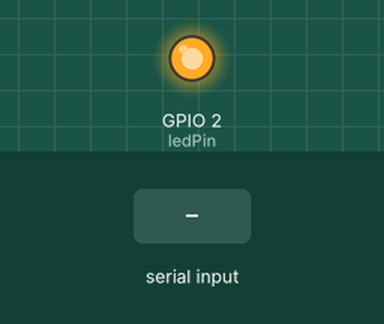
Recording of a sketch running on a simulated ESP32. Parts: output pins drawn as LEDs (lit = HIGH). Dashed ring = blinking. The inputs (shaded band) are chosen by the test bench. What the sketch prints to the serial monitor is not drawn.

Above: at 0.1 s.
At 1.25 s:
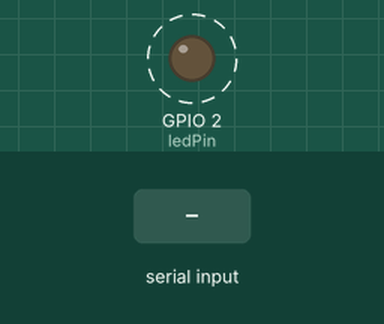
1.3 s: "start\n" received over Serial
Timing chart, 0 to 10.3 s (numbered marks = the images above; inputs shaded):
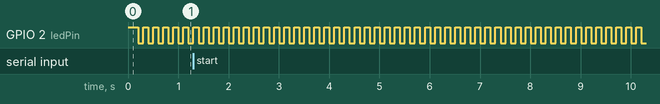

Measured:
- by itself, GPIO 2 (ledPin): alternates HIGH for 0.10 s and LOW for 0.10 s

The sketch:

Final_MASTER.ino
```cpp
#include <WiFi.h>

WiFiServer server(8080);
String sensorValues1 = "";
String sensorValues2 = "";
const int ledPin = 2;  // Built-in LED
unsigned long lastBlink = 0;
bool ledState = false;
bool displayOutput = false;  // Flag to control output display

void setup() {
    pinMode(ledPin, OUTPUT);
    digitalWrite(ledPin, HIGH);  // LED on initially (no connections)

    Serial.begin(115200);

    const char *ssid = "SensorNetwork";
    const char *password = "12345678";

    WiFi.softAP(ssid, password);
    //Serial.println("Access Point started");
    //Serial.print("IP Address: ");
    //Serial.println(WiFi.softAPIP());

    server.begin();
}

void blinkLED() {
    unsigned long currentMillis = millis();

    // Check connection status
    bool slave1Connected = (sensorValues1 != "" && (millis() - lastBlink < 1000));
    bool slave2Connected = (sensorValues2 != "" && (millis() - lastBlink < 1000));

    if (!slave1Connected && !slave2Connected) {
        // Fast blink (200ms) when both not connected
        if (currentMillis - lastBlink >= 100) {
            ledState = !ledState;
            digitalWrite(ledPin, ledState);
            lastBlink = currentMillis;
        }
    } else if (!slave1Connected || !slave2Connected) {
        // Slow blink (500ms) when one not connected
        if (currentMillis - lastBlink >= 250) {
            ledState = !ledState;
            digitalWrite(ledPin, ledState);
            lastBlink = currentMillis;
        }
    } else {
        // LED off when both connected
        digitalWrite(ledPin, LOW);
    }
}

void loop() {
    WiFiClient client = server.available();

    // Check for Serial input
    if (Serial.available()) {
        String command = Serial.readStringUntil('\n');
        command.trim();  // Remove any whitespace
        if (command.equalsIgnoreCase("start")) {
            displayOutput = true;
            Serial.println("1,1,1,1,1,1,1,1,1,1,1,1");
        } else if (command.equalsIgnoreCase("nope")) {
            displayOutput = false;
            Serial.println("0,0,0,0,0,0,0,0,0,0,0,0");
        }
    }

    if (client) {
        while (client.connected()) {
            if (client.available()) {
                String msg = client.readStringUntil('\n');

                if (msg.startsWith("s1,")) {
                    sensorValues1 = msg.substring(3);
                } else if (msg.startsWith("s7,")) {
                    sensorValues2 = msg.substring(3);
                }

                // Only display output if displayOutput is true
                if (displayOutput && sensorValues1 != "" && sensorValues2 != "") {
                    Serial.print(sensorValues1);
                    Serial.print(",");
                    Serial.print(sensorValues2);
                    Serial.println();
                }
            }
            blinkLED();
        }
        client.stop();
    }
    blinkLED();
}
```
